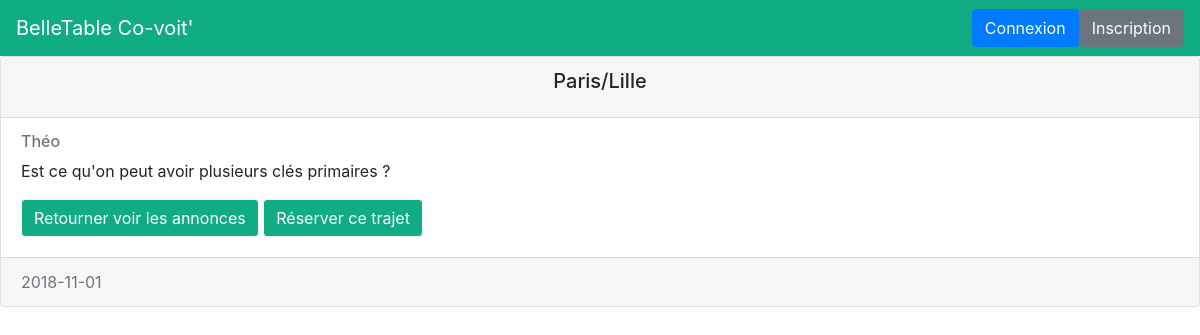
The page /advert.php?id=2 on the database its author committed.
### tables this page shows
CREATE TABLE IF NOT EXISTS `annonce` (
  `id` int(11) NOT NULL AUTO_INCREMENT,
  `nom_ville_depart` varchar(50) NOT NULL,
  `nom_ville_arrive` varchar(50) NOT NULL,
  `autheur` varchar(30) NOT NULL,
  `date` date NOT NULL,
  `description` text NOT NULL,
  PRIMARY KEY (`id`)
);

### db/advertSelectId.php (called while the page is built)
<?php
$asTable = "annonce";
$asCols = '*';
$asColWhere = "id";
$asValeurs = $_GET['id'];
include 'dbCon.php';
try {
    $req = $db->query("CALL selectDynam('$asTable', '$asCols', '$asColWhere', '$asValeurs') ");
    $advertSelected = $req->fetch();
} catch (Exception $exc) {
    echo $exc->getTraceAsString();
}
?>

### advert.php (the view)
<?php
include 'include/header.php';
include 'db/advertSelectId.php';
?>
<div class="card">
    <div class="card-header">
        <h5 class="card-title text-center"><?= $advertSelected['nom_ville_depart'] ?>/<?= $advertSelected['nom_ville_arrive'] ?></h5>
    </div>
    <div class="card-body">
        <a href="#"><h6 class="card-subtitle mb-2 text-muted"><?= $advertSelected['autheur'] ?></h6></a>
        <p class="card-text"><?= $advertSelected['description'] ?></p>
        <a href="index.php" class="btn btn-outline-light card-btn center-block">Retourner voir les annonces</a>
        <a href="reservation.php?id=<?= $advertSelected['id'] ?>" class="btn btn-outline-light card-btn center-block">Réserver ce trajet</a>
    </div>
    <div class="card-footer text-muted">
        <?= $advertSelected['date'] ?>
    </div>
</div>
<?php
include 'include/footer.php';
?>

### style/style.css (style rules this page uses)
.card-btn { background-color: #10ac84; color: white; }

### rows shown on the page
annonce: nom_ville_depart "Paris", nom_ville_arrive "Lille", autheur "Théo", description "Est ce qu'on peut avoir plusieurs clés primaires ?", date "2018-11-01"
